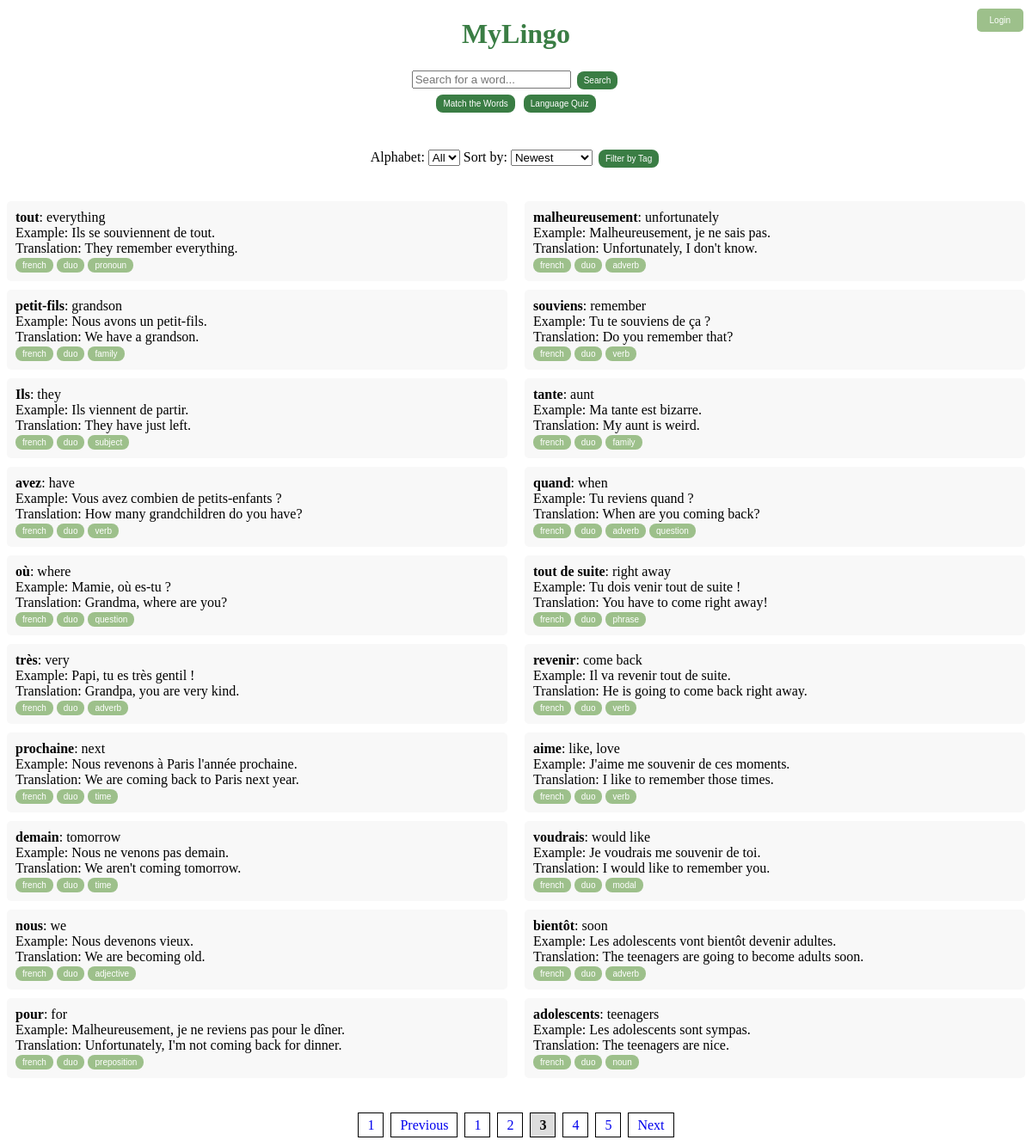
Screenshot of /?page=3&alphabet=&tag=&sort=newest with the database file from the repository.
### tables this page shows
CREATE TABLE vocabulary (
                    id INTEGER PRIMARY KEY AUTOINCREMENT,
                    word TEXT NOT NULL,
                    meaning TEXT,
                    example TEXT,
                    translation TEXT,
                    tags TEXT);

### app.py (the view)
@app.route('/')
def index():
    db = get_db()
    cursor = db.cursor()
    selected_alphabet = request.args.get("alphabet", "")
    selected_tags = request.args.getlist("tags")
    selected_sort = request.args.get("sort", "newest")
    page = int(request.args.get("page", 1))  # Default to page 1
    words_per_page = 20  # Limit words per page
    query = "SELECT * FROM vocabulary"
    conditions = []
    if selected_alphabet:
        conditions.append(f"word LIKE '{selected_alphabet}%'")
    if selected_tags:
        tag_conditions = " AND ".join(f"tags LIKE '%{tag}%'" for tag in selected_tags)
        conditions.append(f"({tag_conditions})")
    if conditions:
        query += " WHERE " + " AND ".join(conditions)
    if selected_sort == "oldest":
        query += " ORDER BY id ASC"
    elif selected_sort == "alphabet":
        query += " ORDER BY word ASC"
    else:  # Default: newest
        query += " ORDER BY id DESC"
    cursor.execute(query)
    total_words = len(cursor.fetchall())
    offset = (page - 1) * words_per_page
    query += f" LIMIT {words_per_page} OFFSET {offset}"
    cursor.execute(query)
    words = cursor.fetchall()
    total_pages = math.ceil(total_words / words_per_page)
    cursor.execute("SELECT tags FROM vocabulary")
    all_tags = cursor.fetchall()
    tag_count = {}  # Dictionary to store tag counts
    tag_set = set()
    for row in all_tags:
        if row["tags"]:
            tag_list = [tag.strip() for tag in row["tags"].split(",") if tag.strip()]
            for tag in tag_list:
                tag_set.add(tag)
                tag_count[tag] = tag_count.get(tag, 0) + 1  # Count occurrences
    db.close()
    return render_template(
        'index.html',
        words=words,
        tags=sorted(tag_set),  # ✅ Ensure tag_set is defined
        tag_count=tag_count,
        selected_alphabet=selected_alphabet,
        selected_tags=selected_tags,
        selected_sort=selected_sort,
        page=page,  # ✅ Fixed missing comma
        total_pages=total_pages
    )

### app.py (called while the page is built)
def get_db():
    conn = sqlite3.connect("database.db")
    conn.row_factory = sqlite3.Row  # Enables dictionary-like access
    return conn

### templates/index.html (shortened to what this page needs)
<!DOCTYPE html>
<html>
<head>
    <link rel="stylesheet" href="{{ url_for('static', filename='style.css') }}">
</head>
<body>
    <h1><a href="{{ url_for('index') }}" style="text-decoration: none; color: inherit;">MyLingo</a></h1>
    <div id="login-container">
        {% if current_user.is_authenticated %}
            <p>Welcome, {{ current_user.username }}!</p>
            <a href="{{ url_for('logout') }}"><button id="logout-btn">Logout</button></a>
        {% else %}
            <button id="login-button">Login</button>
        {% endif %}
    </div>
    <form action="/search" method="get">
        <input type="text" name="query" placeholder="Search for a word..." required>
        <button type="submit" class="main-btn">Search</button>
    </form>
    <div class="center-container">
        <a href="{{ url_for('game') }}">
            <button class="main-btn">Match the Words</button></a>
        <a href="{{ url_for('quiz') }}">
            <button class="main-btn">Language Quiz</button>
        </a>
    </div>
    <form method="GET" action="/" style="margin-bottom: 20px;">
        <label for="alphabet-filter">Alphabet:</label>
        <select name="alphabet" id="alphabet-filter" onchange="this.form.submit()">
            <option value="">All</option>
        </select>
        <label for="sort-filter">Sort by:</label>
        <select name="sort" id="sort-filter" onchange="this.form.submit()">
            <option value="newest" {% if selected_sort == "newest" %}selected{% endif %}>Newest</option>
        </select>
        <button class="main-btn" id="filterButton" type="button">Filter by Tag</button>
    </form>
    <div class="word-container">
        <ul class="word-list">
            {% for word in words[:10] %}
                <li class="word-item">
                    <strong>{{ word["word"] }}</strong>: {{ word["meaning"] }}
                    <br> Example: {{ word["example"] }}
                    <br> Translation: {{ word["translation"] }}
                    <br>
                    {% if word['tags'] %}
                        {% for tag in word['tags'].split(',') %}
                            <a href="?page=1&tag={{ tag.strip() }}&alphabet={{ selected_alphabet }}&sort={{ selected_sort }}">
                                <button class="tag-btn tag tag.selected">{{ tag.strip() }}</button></a>
                        {% endfor %}
                    {% endif %}
                </li>
            {% endfor %}
        </ul>
        <ul class="word-list">
            {% for word in words[10:20] %}
                <li class="word-item">
                    <strong>{{ word["word"] }}</strong>: {{ word["meaning"] }}
                    <br> Example: {{ word["example"] }}
                    <br> Translation: {{ word["translation"] }}
                    <br>
                    {% if word['tags'] %}
                        {% for tag in word['tags'].split(',') %}
                            <a href="/filter?tag={{ tag.strip() }}">
                                <button class="tag-btn tag tag.selected">{{ tag.strip() }}</button></a>
                        {% endfor %}
                    {% endif %}
                </li>
            {% endfor %}
        </ul>
    </div>
    <div class="pagination">
        {% if page > 1 %}
            <a href="?page=1&alphabet={{ selected_alphabet }}&tag={{ selected_tag }}&sort={{ selected_sort }}">1</a>
            <a href="?page={{ page-1 }}&alphabet={{ selected_alphabet }}&tag={{ selected_tag }}&sort={{ selected_sort }}">Previous</a>
        {% endif %}
        {% for p in range(1, total_pages + 1) %}
            {% if p == page %}
                <a class="active">{{ p }}</a>
            {% else %}
                <a href="?page={{ p }}&alphabet={{ selected_alphabet }}&tag={{ selected_tag }}&sort={{ selected_sort }}">{{ p }}</a>
            {% endif %}
        {% endfor %}
        {% if page < total_pages %}
            <a href="?page={{ page+1 }}&alphabet={{ selected_alphabet }}&tag={{ selected_tag }}&sort={{ selected_sort }}">Next</a>
        {% endif %}
    </div>
</body>
</html>

### static/style.css (style rules this page uses)
h1 { text-align: center; color: #3A7D44 }
button { color: white; border: none; padding: 5px 8px; cursor: pointer; font-size: 10px; border-radius: 8px; }
#login-container { position: absolute; top: 10px; right: 10px; }
#login-button { background-color: #9DC08B; color: white; padding: 8px 15px; border: none; border-radius: 5px; cursor: pointer; }
.main-btn { background-color: #3A7D44; margin: 3px; }
.tag,.tag-btn,.edit-btn,.delete-btn { background-color: #9DC08B; padding: 3px 8px; }
form { text-align: center; }
.center-container { justify-content: center; align-items: center; flex-direction: row; text-align: center; width: 100%; height: 8vh; }
.word-container { display: flex; justify-content: space-between; gap: 20px; }
.word-list { width: 50%; list-style-type: none; padding: 0; }
.word-item { background: #f8f8f8; padding: 10px; margin-bottom: 10px; border-radius: 5px; }
.pagination { text-align: center; margin-top: 20px; }
.pagination a { padding: 5px 10px; margin: 2px; border: 1px solid #000; text-decoration: none; }
.pagination .active { font-weight: bold; background: #ddd; }

### rows the page displays
vocabulary: word "tout", meaning "everything", example "Ils se souviennent de tout.", translation "They remember everything.", strip "french" "duo" "pronoun"
vocabulary: word "petit-fils", meaning "grandson", example "Nous avons un petit-fils.", translation "We have a grandson.", strip "french" "duo" "family"
vocabulary: word "Ils", meaning "they", example "Ils viennent de partir.", translation "They have just left.", strip "french" "duo" "subject"
vocabulary: word "avez", meaning "have", example "Vous avez combien de petits-enfants ?", translation "How many grandchildren do you have?", strip "french" "duo" "verb"
vocabulary: word "où", meaning "where", example "Mamie, où es-tu ?", translation "Grandma, where are you?", strip "french" "duo" "question"
vocabulary: word "très", meaning "very", example "Papi, tu es très gentil !", translation "Grandpa, you are very kind.", strip "french" "duo" "adverb"
vocabulary: word "prochaine", meaning "next", example "Nous revenons à Paris l'année prochaine.", translation "We are coming back to Paris next year.", strip "french" "duo" "time"
vocabulary: word "demain", meaning "tomorrow", example "Nous ne venons pas demain.", translation "We aren't coming tomorrow.", strip "french" "duo" "time"
vocabulary: word "nous", meaning "we", example "Nous devenons vieux.", translation "We are becoming old.", strip "french" "duo" "adjective"
vocabulary: word "pour", meaning "for", example "Malheureusement, je ne reviens pas pour le dîner.", translation "Unfortunately, I'm not coming back for dinner.", strip "french" "duo" "preposition"
vocabulary: word "malheureusement", meaning "unfortunately", example "Malheureusement, je ne sais pas.", translation "Unfortunately, I don't know.", strip "french" "duo" "adverb"
vocabulary: word "souviens", meaning "remember", example "Tu te souviens de ça ?", translation "Do you remember that?", strip "french" "duo" "verb"
vocabulary: word "tante", meaning "aunt", example "Ma tante est bizarre.", translation "My aunt is weird.", strip "french" "duo" "family"
vocabulary: word "quand", meaning "when", example "Tu reviens quand ?", translation "When are you coming back?", strip "french" "duo" "adverb" "question"
vocabulary: word "tout de suite", meaning "right away", example "Tu dois venir tout de suite !", translation "You have to come right away!", strip "french" "duo" "phrase"
vocabulary: word "revenir", meaning "come back", example "Il va revenir tout de suite.", translation "He is going to come back right away.", strip "french" "duo" "verb"
vocabulary: word "aime", meaning "like, love", example "J'aime me souvenir de ces moments.", translation "I like to remember those times.", strip "french" "duo" "verb"
vocabulary: word "voudrais", meaning "would like", example "Je voudrais me souvenir de toi.", translation "I would like to remember you.", strip "french" "duo" "modal"
vocabulary: word "bientôt", meaning "soon", example "Les adolescents vont bientôt devenir adultes.", translation "The teenagers are going to become adults soon.", strip "french" "duo" "adverb"
vocabulary: word "adolescents", meaning "teenagers", example "Les adolescents sont sympas.", translation "The teenagers are nice.", strip "french" "duo" "noun"

### other values shown
{{ p }} "1" "2" "4" "5"
{{ p }} "3"
